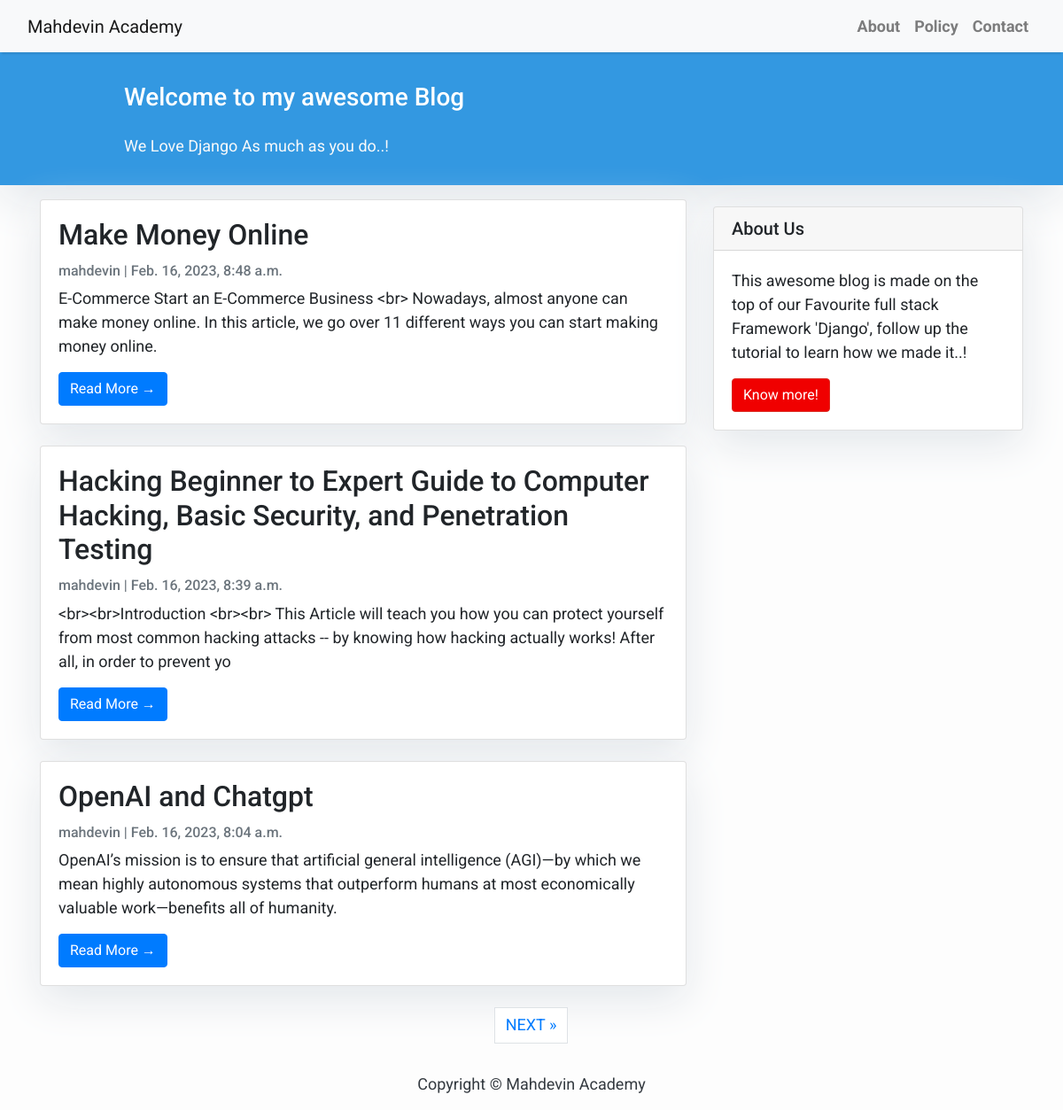
The page / on the database its author committed.
### blog/models.py (models this page shows, shortened)
class Post(models.Model):
    title = models.CharField(max_length=200, unique=True)
    slug = models.SlugField(max_length=200, unique=True)
    author = models.ForeignKey(User, on_delete= models.CASCADE,related_name='blog_posts')
    updated_on = models.DateTimeField(auto_now= True)
    content = models.TextField()
    created_on = models.DateTimeField(auto_now_add=True)
    status = models.IntegerField(choices=STATUS, default=0)
    class Meta:
        ordering = ['-created_on']

### blog/views.py (the view)
# urls.py: path('', views.PostList.as_view(), name='home'),
class PostList(generic.ListView):
    queryset = Post.objects.filter(status=1).order_by('-created_on')
    template_name = 'index.html'
    paginate_by = 3

### templates/index.html (shortened to what this page needs)
{% extends "base.html" %}
{% block content %}
<header class="masthead">
    <div class="container">
        <div class="row">
            <div class=" col-md-8 col-md-10 mx-auto">
                <div class="site-heading">
                    <h3 class=" site-heading my-4 mt-3 text-white"> Welcome to my awesome Blog </h3>
                    <p class="text-light">We Love Django As much as you do..! &nbsp
                    </p>
                </div>
            </div>
        </div>
    </div>
</header>
<div class="container">
    <div class="row">
        <div class="col-md-8 mt-3 left">
            {% for post in post_list %}
            <div class="card mb-4">
                <div class="card-body">
                    <h2 class="card-title">{{ post.title }}</h2>
                    <p class="card-text text-muted h6">{{ post.author }} | {{ post.created_on}} </p>
                    <p class="card-text">{{post.content|slice:":200" }}</p>
                    <a href="{% url 'post_detail' post.slug  %}" class="btn btn-primary">Read More &rarr;</a>
                </div>
            </div>
            {% endfor %}
        </div>
        {% block sidebar %} {% include 'sidebar.html' %} {% endblock sidebar %}
    </div>
</div>
{% if is_paginated %}
<ul class="pagination justify-content-center">
    {% if page_obj.has_next %}
        <li><a href="?page={{ page_obj.next_page_number }}" class="page-link"> NEXT &raquo;</a></li>
    {% endif %}
</ul>
{% endif %}
{%endblock%}

### templates/base.html (shortened to what this page needs)
<!DOCTYPE html>
<html>
    <head>
        <link rel="stylesheet" href="https://maxcdn.bootstrapcdn.com/bootstrap/4.0.0/css/bootstrap.min.css"
 />
    </head>
    <body>
        <nav class="navbar navbar-expand-lg navbar-light bg-light shadow" id="mainNav">
            <div class="container-fluid">
                <a class="navbar-brand" href="{% url 'home' %}">Mahdevin Academy</a>
                <div class="collapse navbar-collapse" id="navbarResponsive">
                    <ul class="navbar-nav ml-auto">
                        <li class="nav-item text-black">
                            <a class="nav-link text-black font-weight-bold" href="#">About</a>
                        </li>
                        <li class="nav-item text-black">
                            <a class="nav-link text-black font-weight-bold" href="#">Policy</a>
                        </li>
                        <li class="nav-item text-black">
                            <a class="nav-link text-black font-weight-bold" href="#">Contact</a>
                        </li>
                    </ul>
                </div>
            </div>
        </nav>
        {% block content %}{% endblock content %}
        <footer class="py-3 bg-grey">
            <p class="m-0 text-dark text-center ">Copyright &copy; Mahdevin Academy</p>
        </footer>
    </body>
</html>

### templates/sidebar.html (shortened to what this page needs)
{% block sidebar %}
<div class="col-md-4 float-right ">
<div class="card my-4">
        <h5 class="card-header">About Us</h5>
    <div class="card-body">
        <p class="card-text"> This awesome blog is made on the top of our Favourite full stack Framework 'Django', follow up the tutorial to learn how we made it..!</p>
        <a href="https://djangocentral.com/building-a-blog-application-with-django"
           class="btn btn-danger">Know more!</a>
    </div>
</div>
</div>
{% endblock sidebar %}

### templates/base.html (style rules this page uses)
body { font-family: "Roboto", sans-serif; font-size: 17px; background-color: #fdfdfd; }
.shadow { box-shadow: 0 4px 2px -2px rgba(0, 0, 0, 0.1); }
.btn-danger { color: #fff; background-color: #f00000; border-color: #dc281e; }
.masthead { background: #3398E1; height: auto; padding-bottom: 15px; box-shadow: 0 16px 48px #E3E7EB; padding-top: 10px; }

### templates/index.html (style rules this page uses)
body { font-family: "Roboto", sans-serif; font-size: 18px; background-color: #fdfdfd; }
.card { box-shadow: 0 16px 48px #E3E7EB; }

### templates/sidebar.html (style rules this page uses)
.card { box-shadow: 0 16px 48px #E3E7EB; }

### rows shown on the page
Post: title "Make Money Online", author "mahdevin", created_on "Feb. 16, 2023, 8:48 a.m.", content "E-Commerce Start an E-Commerce Business <br> Nowadays, almost anyone can make money online. In this article, we go over 11 different ways you can start making money online."
Post: title "Hacking Beginner to Expert Guide to Computer Hacking, Basic Security, and Penetration Testing", author "mahdevin", created_on "Feb. 16, 2023, 8:39 a.m.", content "<br><br>Introduction <br><br> This Article will teach you how you can protect yourself from most common hacking attacks -- by knowing how hacking actually works! After all, in order to prevent yo"
Post: title "OpenAI and Chatgpt", author "mahdevin", created_on "Feb. 16, 2023, 8:04 a.m.", content "OpenAI’s mission is to ensure that artificial general intelligence (AGI)—by which we mean highly autonomous systems that outperform humans at most economically valuable work—benefits all of humanity."
